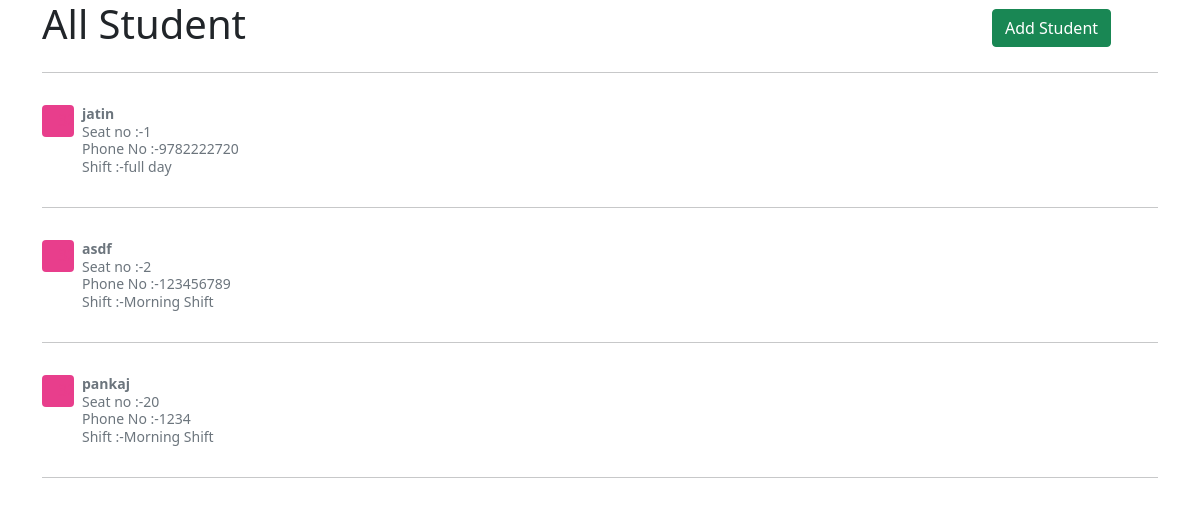
Before: / with the older database file.
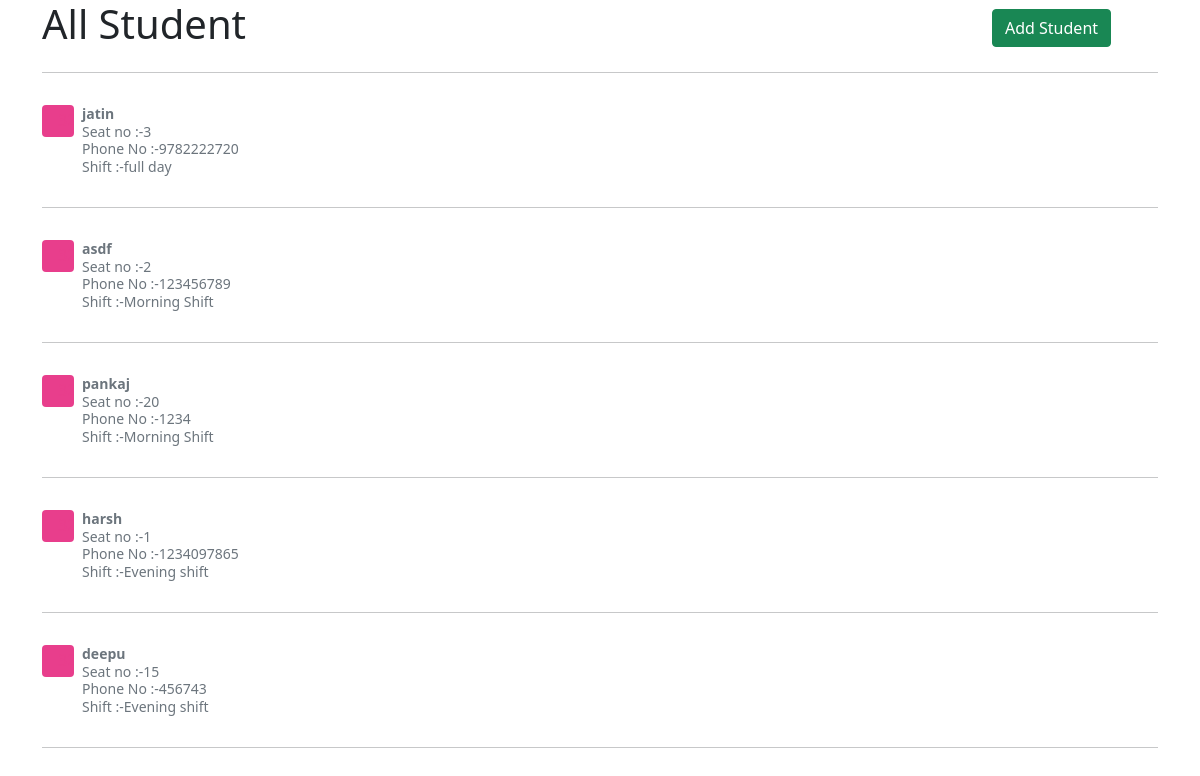
After: the same page with the newer database file.
### main/models.py (models this page shows, shortened)
class Student(models.Model):
    sno= models.AutoField(primary_key=True)
    seatno = models.CharField(max_length=4)
    name = models.CharField(max_length=255)
    email = models.CharField(max_length=50)
    phone = models.CharField(max_length=20)
    shift = models.CharField(max_length=24)
    address = models.CharField(max_length=255)
    slug = models.CharField(max_length=255)
    timestamp = models.DateTimeField(auto_now_add=True, blank=True)
    timestamp.editable=True

### main/views.py (the view)
# urls.py: 2. Add a URL to urlpatterns:  path('', views.home, name='home')
def home(request):
    list=[]
    list2=[]
    for i in range(1,71):
        list.append(i)
    allstudent = Student.objects.all()
    s=Student.objects.all().values_list('seatno')
    for i in s:
        list2.append(int(i[0]))
    for y in list2:
        for x in list:
            if y==x:
                list.remove(y)
                break
    context = {'allstudent':allstudent,'seatavailable':list}
    return render(request, 'main/home.html', context)

### templates/main/home.html (shortened to what this page needs)
<!doctype html>
<html lang="en">
  <head>
    <link href="https://cdn.jsdelivr.net/npm/bootstrap@5.0.2/dist/css/bootstrap.min.css" rel="stylesheet">
  </head>
  <body>
      <head>
      </head>
        <div class="container">
          <div class="row align-items-center">
            <div class="col">
              <h1>All Student</h1>
            </div>
            <div class="col-2">
              <button type="button" class="btn btn-success" data-bs-toggle="modal" data-bs-target="#studentModal">
                Add Student
              </button>
            </div>
          </div>
        </div>
        <div class="container">
          <hr>
          {% for student in allstudent %}
          <div class="d-flex text-muted pt-3">
            <svg class="bd-placeholder-img flex-shrink-0 me-2 rounded" width="32" height="32" xmlns="http://www.w3.org/2000/svg" role="img" aria-label="Placeholder: 32x32" preserveAspectRatio="xMidYMid slice" focusable="false"><title>Placeholder</title><rect width="100%" height="100%" fill="#e83e8c"></rect><text x="50%" y="50%" fill="#e83e8c" dy=".3em">32x32</text></svg>
            <p class="pb-3 mb-0 small lh-sm ">
              <strong class="d-block text-gray-dark">{{student.name}}</strong>
              Seat no :-{{student.seatno}}<br>
              Phone No :-{{student.phone}}<br>
              Shift :-{{student.shift}}<br>
            </p>
          </div>
          <hr>
          {% endfor %}
        </div>
  </body>
</html>

Changed rows visible on the page:
changed Student "jatin": seatno "1" → "3"
added Student: name "harsh", seatno "1", phone "1234097865", shift "Evening shift"
added Student: name "deepu", seatno "15", phone "456743", shift "Evening shift"
